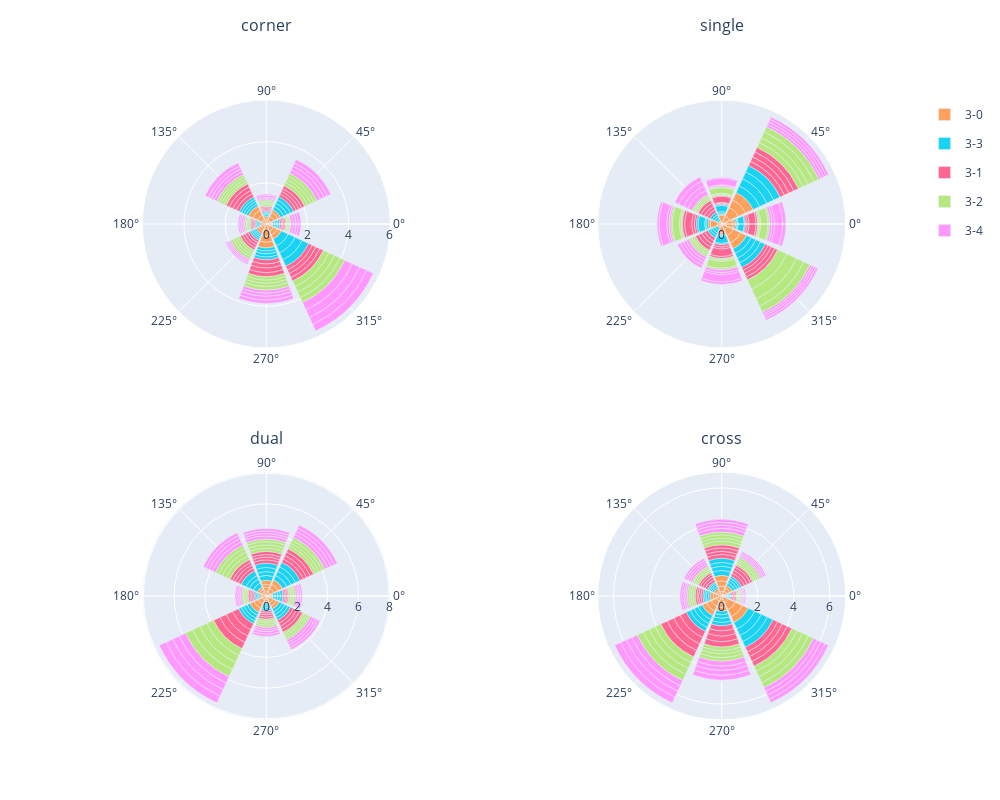

Write notebook code for a chart like this one.
### Code cell
import plotly.express as px
import plotly.graph_objects as go
from plotly.offline import plot
from plotly.subplots import make_subplots

rooms = ["corner", "single", "dual", "cross"]
params = set(plotdf["Params"])
marker_color=["#E4FF87", '#709BFF', '#709BFF', '#FFAA70', '#FFAA70', '#FFDF70', '#B6FFB4']
color_map = {}
for i, param in enumerate(params):
    color_map[i] = marker_color[i]

figures = []
for i, room in enumerate(rooms):
    fig = px.bar_polar(plotdf[plotdf["roomType"] == room], r="netNorm", theta="AofA",
                   color="houseType", template="plotly_dark",
                   color_discrete_map=color_map, title=room)
    # fig.update_raxes(ticklabelposition="outside bottom", title=None)
    figures.append(fig)

fig = make_subplots(rows=2, cols=2, specs=[[{'type': 'polar'}]*2]*2, subplot_titles=rooms, vertical_spacing=0.2)

for i, figure in enumerate(figures):
    for trace in range(len(figure["data"])):
        room = rooms[i]
        row = int((i/2)+1)
        col = int((i%2)+1)
        # print(row, col)
        trace = figure["data"][trace]
        if i>0:
            trace.showlegend = False
        fig.add_trace(trace, row=row, col=col)
        fig.update_annotations(y=1.1 - (row-1)/1.5, selector={'text':room})

fig.update_polars(radialaxis_dtick=2)
# fig.update_polars(overwrite=True, radialaxis_dtick=.5, selector={'text':'single'})
fig.update_layout(width = 1000, height = 800)


fig.show()
print(type(fig))

### Figure 1 — Plotly figure (JSON) as saved in the notebook; plotly's stock layout.template omitted (floating-point values rounded to 4 significant figures)
{"data": [{"hovertemplate": "houseType=3-0<br>netNorm=%{r}<br>AofA=%{theta}<extra></extra>", "legendgroup": "3-0", "marker": {"color": "#FFA15A", "pattern": {"shape": ""}}, "name": "3-0", "r": [0.07903, 0.09204, 0.3118, 0.1333, 0.2349, 0.08048, 0.1927, 0.2, 0.2792, 0.1011, 0.2056, 0.09511, 0.1917, 0.1316, 0.08283, 0.24, 0.06711, 0.08079, 0.2201, 0.2979, 0.2598, 0.07873, 0.1372, 0.2036, 0.1357, 0.07701, 0.1019, 0.2742, 0.1409, 0.2295, 0.2165, 0.07605], "showlegend": true, "subplot": "polar", "theta": [180, 90, 270, 225, 135, 0, 315, 45, 270, 90, 45, 0, 315, 225, 180, 135, 180, 90, 45, 270, 135, 0, 225, 315, 225, 180, 90, 270, 45, 135, 315, 0], "type": "barpolar"}, {"hovertemplate": "houseType=3-3<br>netNorm=%{r}<br>AofA=%{theta}<extra></extra>", "legendgroup": "3-3", "marker": {"color": "#19d3f3", "pattern": {"shape": ""}}, "name": "3-3", "r": [0.0825, 0.05531, 0.1487, 0.3675, 0.1695, 0.1186, 0.07503, 0.08071, 0.05392, 0.3703, 0.1326, 0.1694, 0.08236, 0.06014, 0.1213, 0.08371, 0.1229, 0.05187, 0.059, 0.1821, 0.09141, 0.08196, 0.1597, 0.3743, 0.06244, 0.08677, 0.06069, 0.1736, 0.1351, 0.3511, 0.1188, 0.0853], "showlegend": true, "subplot": "polar", "theta": [0, 180, 270, 315, 45, 135, 90, 225, 90, 315, 270, 45, 225, 180, 135, 0, 135, 90, 180, 45, 225, 0, 270, 315, 180, 225, 90, 45, 270, 315, 135, 0], "type": "barpolar"}, {"hovertemplate": "houseType=3-1<br>netNorm=%{r}<br>AofA=%{theta}<extra></extra>", "legendgroup": "3-1", "marker": {"color": "#FF6692", "pattern": {"shape": ""}}, "name": "3-1", "r": [0.2016, 0.1445, 0.07775, 0.195, 0.05915, 0.1251, 0.1685, 0.06692, 0.1465, 0.196, 0.05826, 0.06425, 0.1275, 0.1942, 0.05857, 0.1796, 0.06998, 0.145, 0.05977, 0.06014, 0.1895, 0.2267, 0.1407, 0.2119, 0.123, 0.06272, 0.1715, 0.06276, 0.1985, 0.1905, 0.1584, 0.06884], "showlegend": true, "subplot": "polar", "theta": [270, 45, 0, 315, 180, 225, 135, 90, 45, 270, 90, 0, 225, 315, 180, 135, 0, 45, 90, 180, 135, 270, 225, 315, 225, 180, 135, 90, 270, 315, 45, 0], "type": "barpolar"}, {"hovertemplate": "houseType=3-2<br>netNorm=%{r}<br>AofA=%{theta}<extra></extra>", "legendgroup": "3-2", "marker": {"color": "#B6E880", "pattern": {"shape": ""}}, "name": "3-2", "r": [0.1677, 0.2926, 0.07162, 0.07031, 0.1649, 0.1229, 0.1187, 0.08195, 0.1483, 0.1669, 0.06404, 0.07102, 0.1235, 0.1253, 0.06575, 0.3002, 0.06824, 0.08471, 0.1247, 0.1598, 0.1241, 0.2932, 0.05485, 0.1597, 0.127, 0.1386, 0.07414, 0.2601, 0.06769, 0.1733, 0.05707, 0.1662], "showlegend": true, "subplot": "polar", "theta": [270, 315, 180, 0, 45, 225, 135, 90, 270, 45, 0, 90, 135, 225, 180, 315, 180, 90, 135, 45, 225, 315, 0, 270, 135, 225, 90, 315, 180, 270, 0, 45], "type": "barpolar"}, {"hovertemplate": "houseType=3-4<br>netNorm=%{r}<br>AofA=%{theta}<extra></extra>", "legendgroup": "3-4", "marker": {"color": "#FF97FF", "pattern": {"shape": ""}}, "name": "3-4", "r": [0.4003, 0.1263, 0.1859, 0.1526, 0.08355, 0.07223, 0.1484, 0.05962, 0.403, 0.1285, 0.1523, 0.195, 0.151, 0.07278, 0.06478, 0.07557, 0.1495, 0.08047, 0.09397, 0.1688, 0.185, 0.3751, 0.116, 0.06909, 0.07539, 0.05919, 0.05962, 0.3428, 0.1237, 0.1627, 0.1705, 0.1902], "showlegend": true, "subplot": "polar", "theta": [315, 0, 45, 135, 180, 225, 270, 90, 315, 0, 270, 45, 135, 225, 90, 180, 135, 180, 90, 45, 270, 315, 0, 225, 180, 225, 90, 315, 0, 270, 135, 45], "type": "barpolar"}, {"hovertemplate": "houseType=3-4<br>netNorm=%{r}<br>AofA=%{theta}<extra></extra>", "legendgroup": "3-4", "marker": {"color": "#FFA15A", "pattern": {"shape": ""}}, "name": "3-4", "r": [0.0003053, 0.0003249, 0.000153, 0.0001275, 0.001332, 0.0001971, 0.0009513, 0.0001665, 0.0003631, 0.0009785, 0.0001311, 0.0001279, 0.001438, 0.0002108, 0.0001693, 0.000376, 0.001219, 0.0001489, 0.001057, 0.0001886, 0.001079, 0.001029, 0.000962, 0.001219, 0.0003008, 0.0002079, 0.0001202, 0.0001242, 0.001264, 0.0004063, 0.0002346, 0.0009832], "showlegend": false, "subplot": "polar2", "theta": [180, 0, 90, 135, 45, 270, 315, 225, 0, 315, 90, 135, 45, 270, 225, 180, 45, 135, 90, 225, 180, 0, 270, 315, 180, 225, 135, 90, 45, 0, 270, 315], "type": "barpolar"}, {"hovertemplate": "houseType=3-2<br>netNorm=%{r}<br>AofA=%{theta}<extra></extra>", "legendgroup": "3-2", "marker": {"color": "#19d3f3", "pattern": {"shape": ""}}, "name": "3-2", "r": [0.0002364, 0.0001802, 0.0003127, 0.0007749, 0.001117, 0.0003068, 0.0002111, 0.0004134, 0.0002179, 0.0008049, 0.001183, 0.0001308, 0.0004192, 0.000222, 0.000159, 0.0003609, 0.0009519, 0.0009801, 0.001144, 0.0003599, 0.0007858, 0.001042, 0.0003622, 0.000935, 0.0001414, 0.0004078, 0.0002547, 0.000386, 0.0001543, 0.0001879, 0.0007854, 0.001054], "showlegend": false, "subplot": "polar2", "theta": [0, 270, 180, 315, 45, 135, 90, 225, 90, 315, 45, 270, 225, 180, 0, 135, 90, 180, 45, 135, 315, 270, 225, 0, 0, 135, 180, 225, 90, 270, 315, 45], "type": "barpolar"}, {"hovertemplate": "houseType=3-1<br>netNorm=%{r}<br>AofA=%{theta}<extra></extra>", "legendgroup": "3-1", "marker": {"color": "#FF6692", "pattern": {"shape": ""}}, "name": "3-1", "r": [0.0003652, 0.0002685, 0.000487, 0.0003133, 0.0007329, 0.0005171, 0.0004722, 0.0001706, 0.0007554, 0.0002819, 0.0001065, 0.0002833, 0.000519, 0.0003994, 0.0005145, 0.0005, 0.0005176, 0.0009254, 0.001072, 0.00108, 0.0008125, 0.001132, 0.0005872, 0.0005104, 0.0004913, 0.0004925, 0.0003615, 0.0005412, 0.0001287, 0.0002938, 0.00076, 0.0002527], "showlegend": false, "subplot": "polar2", "theta": [270, 0, 315, 180, 45, 225, 135, 90, 45, 270, 90, 0, 225, 180, 315, 135, 135, 90, 180, 0, 45, 270, 315, 225, 315, 135, 180, 225, 90, 270, 45, 0], "type": "barpolar"}, {"hovertemplate": "houseType=3-3<br>netNorm=%{r}<br>AofA=%{theta}<extra></extra>", "legendgroup": "3-3", "marker": {"color": "#B6E880", "pattern": {"shape": ""}}, "name": "3-3", "r": [0.0002914, 0.0002278, 0.001534, 0.0008012, 0.0002587, 0.0001992, 0.0002401, 0.0001937, 0.001609, 0.0001401, 0.0002117, 0.0001985, 0.0002964, 0.0002696, 0.0002361, 0.000812, 0.0008404, 0.001093, 0.0002378, 0.0009786, 0.001225, 0.001032, 0.0002741, 0.001098, 0.0002459, 0.0002602, 0.0001342, 0.0002515, 0.0002571, 0.0008442, 0.0002285, 0.00102], "showlegend": false, "subplot": "polar2", "theta": [225, 0, 315, 45, 135, 180, 270, 90, 315, 90, 0, 270, 225, 135, 180, 45, 90, 180, 135, 45, 315, 270, 225, 0, 180, 225, 90, 270, 0, 45, 135, 315], "type": "barpolar"}, {"hovertemplate": "houseType=3-0<br>netNorm=%{r}<br>AofA=%{theta}<extra></extra>", "legendgroup": "3-0", "marker": {"color": "#FF97FF", "pattern": {"shape": ""}}, "name": "3-0", "r": [0.000341, 0.0002418, 0.000334, 0.0004031, 0.0004386, 0.0007084, 0.0001787, 0.0004209, 0.0004014, 0.0003235, 0.0001279, 0.0003978, 0.000462, 0.0003402, 0.0003338, 0.0007238, 0.001234, 0.0009851, 0.001187, 0.0008064, 0.00112, 0.0003592, 0.0004951, 0.0004303, 0.0003057, 0.0004722, 0.0002781, 0.0006824, 0.0001376, 0.0003361, 0.0004859, 0.0003841], "showlegend": false, "subplot": "polar2", "theta": [0, 180, 315, 45, 225, 135, 90, 270, 45, 270, 90, 0, 225, 315, 180, 135, 0, 90, 180, 135, 270, 315, 225, 45, 315, 225, 180, 135, 90, 270, 0, 45], "type": "barpolar"}, {"hovertemplate": "houseType=3-3<br>netNorm=%{r}<br>AofA=%{theta}<extra></extra>", "legendgroup": "3-3", "marker": {"color": "#FFA15A", "pattern": {"shape": ""}}, "name": "3-3", "r": [0.269, 0.1059, 0.1119, 0.1253, 0.2452, 0.2926, 0.1599, 0.3289, 0.2503, 0.1022, 0.1128, 0.241, 0.1598, 0.117, 0.2746, 0.2966, 0.1916, 0.1013, 0.1658, 0.3101, 0.2928, 0.2254, 0.1363, 0.1167, 0.1066, 0.2985, 0.2658, 0.3061, 0.1243, 0.1028, 0.1538, 0.2187], "showlegend": false, "subplot": "polar3", "theta": [45, 0, 180, 270, 315, 225, 135, 90, 315, 0, 270, 90, 135, 180, 45, 225, 90, 180, 135, 45, 225, 315, 270, 0, 180, 225, 90, 45, 270, 0, 135, 315], "type": "barpolar"}, {"hovertemplate": "houseType=3-4<br>netNorm=%{r}<br>AofA=%{theta}<extra></extra>", "legendgroup": "3-4", "marker": {"color": "#19d3f3", "pattern": {"shape": ""}}, "name": "3-4", "r": [0.08946, 0.2063, 0.316, 0.169, 0.2038, 0.3038, 0.295, 0.1225, 0.2048, 0.2413, 0.3123, 0.286, 0.1258, 0.171, 0.2087, 0.08676, 0.0831, 0.3134, 0.2337, 0.1609, 0.2692, 0.2028, 0.1246, 0.2028, 0.1873, 0.2796, 0.08565, 0.3261, 0.1634, 0.1205, 0.3477, 0.1858], "showlegend": false, "subplot": "polar3", "theta": [180, 225, 90, 0, 315, 45, 135, 270, 315, 90, 45, 135, 270, 0, 225, 180, 180, 45, 135, 0, 90, 315, 270, 225, 225, 90, 180, 45, 0, 270, 135, 315], "type": "barpolar"}, {"hovertemplate": "houseType=3-2<br>netNorm=%{r}<br>AofA=%{theta}<extra></extra>", "legendgroup": "3-2", "marker": {"color": "#FF6692", "pattern": {"shape": ""}}, "name": "3-2", "r": [0.09894, 0.102, 0.1292, 0.4401, 0.2144, 0.2397, 0.2098, 0.2144, 0.2413, 0.1784, 0.2189, 0.1211, 0.0993, 0.09426, 0.4509, 0.2124, 0.1927, 0.105, 0.1719, 0.2556, 0.1461, 0.2189, 0.09534, 0.4538, 0.08344, 0.1086, 0.1998, 0.203, 0.1381, 0.4551, 0.2438, 0.221], "showlegend": false, "subplot": "polar3", "theta": [180, 0, 270, 225, 315, 45, 135, 90, 45, 90, 315, 270, 0, 180, 225, 135, 135, 180, 90, 45, 270, 315, 0, 225, 0, 180, 135, 90, 270, 225, 45, 315], "type": "barpolar"}, {"hovertemplate": "houseType=3-0<br>netNorm=%{r}<br>AofA=%{theta}<extra></extra>", "legendgroup": "3-0", "marker": {"color": "#B6E880", "pattern": {"shape": ""}}, "name": "3-0", "r": [0.1013, 0.1364, 0.09626, 0.2728, 0.2155, 0.193, 0.1252, 0.4855, 0.1952, 0.2055, 0.1117, 0.114, 0.2753, 0.4978, 0.1169, 0.1329, 0.1007, 0.2153, 0.2042, 0.09778, 0.1464, 0.2524, 0.5262, 0.1404, 0.09628, 0.141, 0.2305, 0.502, 0.1714, 0.1381, 0.1235, 0.202], "showlegend": false, "subplot": "polar3", "theta": [180, 315, 0, 135, 90, 45, 270, 225, 45, 90, 270, 0, 135, 225, 180, 315, 0, 90, 45, 180, 315, 135, 225, 270, 180, 270, 135, 225, 90, 315, 0, 45], "type": "barpolar"}, {"hovertemplate": "houseType=3-1<br>netNorm=%{r}<br>AofA=%{theta}<extra></extra>", "legendgroup": "3-1", "marker": {"color": "#FF97FF", "pattern": {"shape": ""}}, "name": "3-1", "r": [0.1402, 0.1791, 0.1053, 0.1221, 0.4569, 0.2255, 0.2364, 0.1984, 0.2281, 0.1092, 0.1334, 0.1572, 0.4633, 0.09999, 0.2411, 0.185, 0.2147, 0.229, 0.116, 0.1751, 0.4731, 0.1726, 0.1025, 0.166, 0.1495, 0.4835, 0.1932, 0.1157, 0.1106, 0.1648, 0.1403, 0.2242], "showlegend": false, "subplot": "polar3", "theta": [270, 315, 180, 0, 225, 45, 135, 90, 45, 0, 270, 90, 225, 180, 135, 315, 135, 45, 180, 270, 225, 315, 0, 90, 315, 225, 135, 180, 0, 90, 270, 45], "type": "barpolar"}, {"hovertemplate": "houseType=3-4<br>netNorm=%{r}<br>AofA=%{theta}<extra></extra>", "legendgroup": "3-4", "marker": {"color": "#FFA15A", "pattern": {"shape": ""}}, "name": "3-4", "r": [0.06746, 0.1653, 0.4176, 0.3196, 0.1577, 0.1987, 0.2517, 0.1114, 0.4202, 0.1893, 0.05976, 0.2963, 0.1089, 0.3219, 0.1581, 0.1582, 0.1579, 0.3009, 0.1738, 0.2501, 0.422, 0.1063, 0.06833, 0.2864, 0.1476, 0.1677, 0.2675, 0.2969, 0.1666, 0.06904, 0.2127, 0.3572], "showlegend": false, "subplot": "polar4", "theta": [0, 180, 315, 225, 45, 270, 90, 135, 315, 270, 0, 90, 135, 225, 45, 180, 180, 90, 45, 270, 315, 135, 0, 225, 135, 180, 225, 90, 45, 0, 270, 315], "type": "barpolar"}, {"hovertemplate": "houseType=3-3<br>netNorm=%{r}<br>AofA=%{theta}<extra></extra>", "legendgroup": "3-3", "marker": {"color": "#19d3f3", "pattern": {"shape": ""}}, "name": "3-3", "r": [0.1002, 0.0699, 0.4009, 0.1545, 0.1082, 0.2681, 0.2452, 0.1975, 0.4037, 0.231, 0.07195, 0.1946, 0.2496, 0.1513, 0.1052, 0.1085, 0.2111, 0.1376, 0.09277, 0.095, 0.2228, 0.368, 0.2359, 0.06568, 0.0977, 0.2389, 0.2368, 0.1298, 0.1872, 0.3504, 0.0846, 0.06111], "showlegend": false, "subplot": "polar4", "theta": [180, 0, 315, 45, 135, 90, 225, 270, 315, 90, 0, 270, 225, 45, 135, 180, 90, 45, 135, 180, 270, 315, 225, 0, 180, 225, 90, 45, 270, 315, 135, 0], "type": "barpolar"}, {"hovertemplate": "houseType=3-0<br>netNorm=%{r}<br>AofA=%{theta}<extra></extra>", "legendgroup": "3-0", "marker": {"color": "#FF6692", "pattern": {"shape": ""}}, "name": "3-0", "r": [0.1076, 0.2844, 0.2829, 0.06852, 0.2076, 0.15, 0.3773, 0.1649, 0.2906, 0.1724, 0.08813, 0.1741, 0.1498, 0.1229, 0.3927, 0.2806, 0.08819, 0.1858, 0.1905, 0.0739, 0.1367, 0.3089, 0.3016, 0.4008, 0.3933, 0.1736, 0.1056, 0.2994, 0.06655, 0.1164, 0.1355, 0.2889], "showlegend": false, "subplot": "polar4", "theta": [180, 315, 270, 0, 90, 135, 225, 45, 270, 45, 0, 90, 135, 180, 225, 315, 180, 45, 90, 0, 135, 270, 315, 225, 225, 90, 180, 270, 0, 135, 45, 315], "type": "barpolar"}, {"hovertemplate": "houseType=3-2<br>netNorm=%{r}<br>AofA=%{theta}<extra></extra>", "legendgroup": "3-2", "marker": {"color": "#B6E880", "pattern": {"shape": ""}}, "name": "3-2", "r": [0.1943, 0.3217, 0.1118, 0.06502, 0.1072, 0.2012, 0.3493, 0.1139, 0.3289, 0.1692, 0.1808, 0.1147, 0.06712, 0.1049, 0.3567, 0.1059, 0.09896, 0.1761, 0.105, 0.1193, 0.358, 0.2054, 0.3564, 0.06343, 0.3766, 0.1078, 0.1628, 0.2001, 0.3074, 0.1272, 0.08514, 0.05916], "showlegend": false, "subplot": "polar4", "theta": [270, 315, 180, 0, 135, 90, 225, 45, 315, 90, 270, 45, 0, 135, 225, 180, 135, 90, 180, 45, 225, 270, 315, 0, 225, 180, 90, 270, 315, 45, 135, 0], "type": "barpolar"}, {"hovertemplate": "houseType=3-1<br>netNorm=%{r}<br>AofA=%{theta}<extra></extra>", "legendgroup": "3-1", "marker": {"color": "#FF97FF", "pattern": {"shape": ""}}, "name": "3-1", "r": [0.0665, 0.2333, 0.0947, 0.3271, 0.1287, 0.203, 0.2766, 0.08883, 0.08976, 0.2353, 0.06046, 0.1711, 0.3339, 0.09819, 0.2325, 0.1315, 0.05997, 0.08977, 0.1719, 0.1176, 0.123, 0.3497, 0.2752, 0.242, 0.1018, 0.3594, 0.1111, 0.2585, 0.208, 0.08937, 0.1624, 0.0636], "showlegend": false, "subplot": "polar4", "theta": [0, 315, 180, 225, 135, 90, 270, 45, 45, 270, 0, 90, 225, 180, 315, 135, 0, 45, 90, 180, 135, 225, 270, 315, 180, 225, 135, 270, 315, 45, 90, 0], "type": "barpolar"}], "layout": {"annotations": [{"font": {"size": 16}, "showarrow": false, "text": "corner", "x": 0.225, "xanchor": "center", "xref": "paper", "y": 1.1, "yanchor": "bottom", "yref": "paper"}, {"font": {"size": 16}, "showarrow": false, "text": "single", "x": 0.775, "xanchor": "center", "xref": "paper", "y": 1.1, "yanchor": "bottom", "yref": "paper"}, {"font": {"size": 16}, "showarrow": false, "text": "dual", "x": 0.225, "xanchor": "center", "xref": "paper", "y": 0.4333, "yanchor": "bottom", "yref": "paper"}, {"font": {"size": 16}, "showarrow": false, "text": "cross", "x": 0.775, "xanchor": "center", "xref": "paper", "y": 0.4333, "yanchor": "bottom", "yref": "paper"}], "height": 800, "polar": {"domain": {"x": [0, 0.45], "y": [0.6, 1]}, "radialaxis": {"dtick": 2}}, "polar2": {"domain": {"x": [0.55, 1], "y": [0.6, 1]}, "radialaxis": {"dtick": 2}}, "polar3": {"domain": {"x": [0, 0.45], "y": [0, 0.4]}, "radialaxis": {"dtick": 2}}, "polar4": {"domain": {"x": [0.55, 1], "y": [0, 0.4]}, "radialaxis": {"dtick": 2}}, "width": 1000}}
